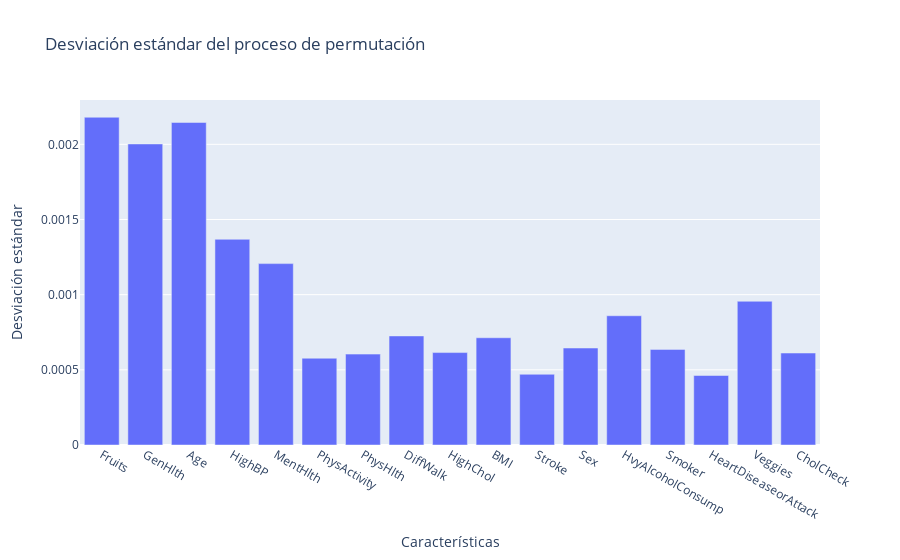

The cell this chart's notebook holds for it:
### Code cell
# Desviación estándar del proceso de permutación
fig = px.bar(
    importance_df,
    x="Feature",
    y="StdImportance",
    title="Desviación estándar del proceso de permutación",
    labels={"StdImportance": "Desviación estándar", "Feature": "Características"}
)
fig.show()

### Figure 1 — Plotly figure (JSON) as saved in the notebook; plotly's stock layout.template omitted (floating-point values rounded to 4 significant figures)
{"data": [{"hovertemplate": "Características=%{x}<br>Desviación estándar=%{y}<extra></extra>", "legendgroup": "", "marker": {"color": "#636efa", "pattern": {"shape": ""}}, "name": "", "orientation": "v", "showlegend": false, "textposition": "auto", "type": "bar", "x": ["Fruits", "GenHlth", "Age", "HighBP", "MentHlth", "PhysActivity", "PhysHlth", "DiffWalk", "HighChol", "BMI", "Stroke", "Sex", "HvyAlcoholConsump", "Smoker", "HeartDiseaseorAttack", "Veggies", "CholCheck"], "xaxis": "x", "y": [0.00218, 0.002003, 0.002145, 0.001368, 0.001207, 0.0005772, 0.0006045, 0.0007255, 0.0006148, 0.0007134, 0.0004703, 0.000645, 0.0008597, 0.000636, 0.0004622, 0.0009561, 0.0006118], "yaxis": "y"}], "layout": {"barmode": "relative", "legend": {"tracegroupgap": 0}, "title": {"text": "Desviación estándar del proceso de permutación"}, "xaxis": {"anchor": "y", "domain": [0, 1], "title": {"text": "Características"}}, "yaxis": {"anchor": "x", "domain": [0, 1], "title": {"text": "Desviación estándar"}}}}
